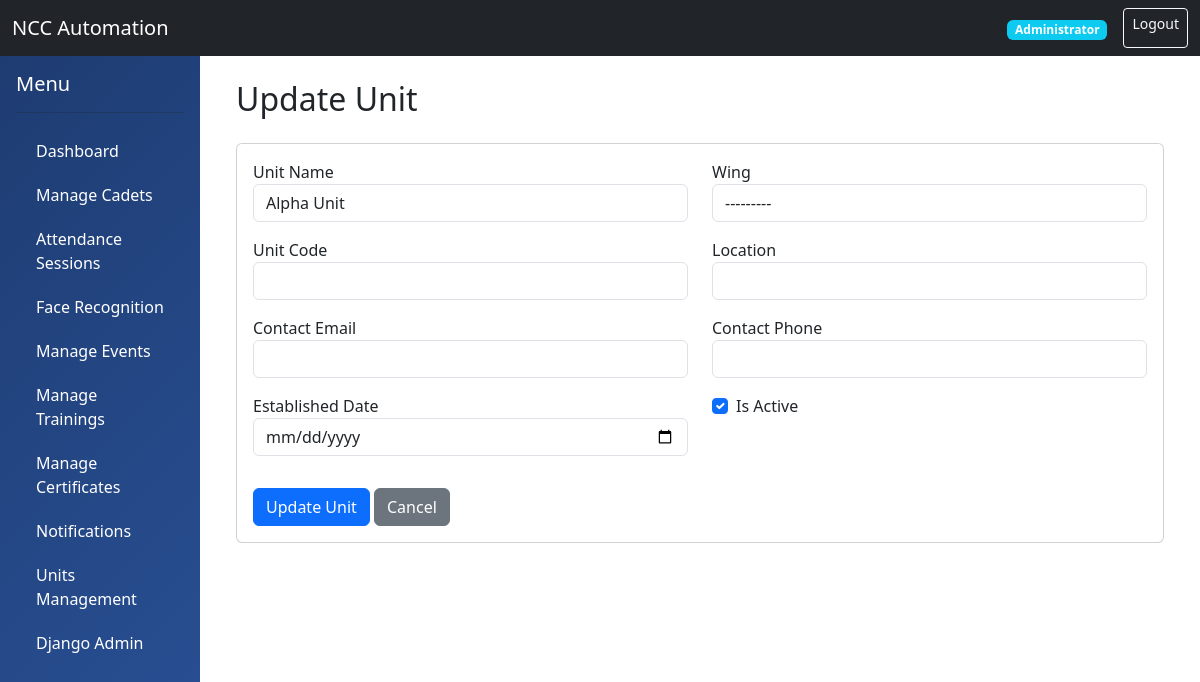
The page /units/2/update/ (signed in) on the database its author committed.
### accounts/models.py (models this page shows, shortened)
class User(AbstractUser):
    ROLE_CHOICES = (
        ('ADMIN', 'Administrator'),
        ('OFFICER', 'NCC Officer'),
        ('CADET', 'Cadet'),
    )
    role = models.CharField(max_length=10, choices=ROLE_CHOICES, default='CADET')
    phone_number = models.CharField(max_length=15, blank=True, null=True)
    profile_picture = models.ImageField(upload_to='profiles/', blank=True, null=True)
    date_of_birth = models.DateField(blank=True, null=True)
    address = models.TextField(blank=True, null=True)
    created_at = models.DateTimeField(auto_now_add=True)
    updated_at = models.DateTimeField(auto_now=True)
    is_active_member = models.BooleanField(default=True)
    class Meta:
        db_table = 'users'
        permissions = (
            ('can_view_all_cadets', 'Can view all cadets'),
            ('can_manage_unit', 'Can manage unit'),
            ('can_mark_attendance', 'Can mark attendance'),
            ('can_create_events', 'Can create events'),
        )

### units/models.py (models this page shows, shortened)
class Unit(models.Model):
    WING_CHOICES = (
        ('ARMY', 'Army Wing'),
        ('NAVY', 'Navy Wing'),
        ('AIR', 'Air Wing'),
    )
    name = models.CharField(max_length=200)
    wing = models.CharField(max_length=10, choices=WING_CHOICES)
    unit_code = models.CharField(max_length=50, unique=True)
    location = models.CharField(max_length=200)
    contact_email = models.EmailField()
    contact_phone = models.CharField(max_length=15)
    established_date = models.DateField(blank=True, null=True)
    is_active = models.BooleanField(default=True)
    created_at = models.DateTimeField(auto_now_add=True)
    class Meta:
        db_table = 'units'
        ordering = ['name']

### units/views.py (the view)
# urls.py: path('<int:pk>/update/', views.unit_update, name='unit_update'),
@admin_required
def unit_update(request, pk):
    unit = get_object_or_404(Unit, pk=pk)
    if request.method == 'POST':
        form = UnitForm(request.POST, instance=unit)
        if form.is_valid():
            form.save()
            messages.success(request, 'Unit updated successfully!')
            return redirect('unit_list')
    else:
        form = UnitForm(instance=unit)
    return render(request, 'units/unit_form.html', {'form': form, 'action': 'Update', 'unit': unit})

### units/forms.py
class UnitForm(forms.ModelForm):
    class Meta:
        model = Unit
        fields = ['name', 'wing', 'unit_code', 'location', 'contact_email',
                  'contact_phone', 'established_date', 'is_active']
        widgets = {
            'name': forms.TextInput(attrs={'class': 'form-control'}),
            'wing': forms.Select(attrs={'class': 'form-control'}),
            'unit_code': forms.TextInput(attrs={'class': 'form-control'}),
            'location': forms.TextInput(attrs={'class': 'form-control'}),
            'contact_email': forms.EmailInput(attrs={'class': 'form-control'}),
            'contact_phone': forms.TextInput(attrs={'class': 'form-control'}),
            'established_date': forms.DateInput(attrs={'class': 'form-control', 'type': 'date'}),
            'is_active': forms.CheckboxInput(attrs={'class': 'form-check-input'}),
        }

### templates/units/unit_form.html (shortened to what this page needs)
{% extends 'base.html' %}
{% block content %}
<div class="container">
    <h2>{{ action }} Unit</h2>
    <div class="card mt-4">
        <div class="card-body">
            <form method="post" enctype="multipart/form-data">
                <div class="row">
                    <div class="col-md-6">
                        <div class="mb-3">
                            <label>Unit Name</label>
                            {{ form.name }}
                        </div>
                    </div>
                    <div class="col-md-6">
                        <div class="mb-3">
                            <label>Wing</label>
                            {{ form.wing }}
                        </div>
                    </div>
                </div>
                <div class="row">
                    <div class="col-md-6">
                        <div class="mb-3">
                            <label>Unit Code</label>
                            {{ form.unit_code }}
                        </div>
                    </div>
                    <div class="col-md-6">
                        <div class="mb-3">
                            <label>Location</label>
                            {{ form.location }}
                        </div>
                    </div>
                </div>
                <div class="row">
                    <div class="col-md-6">
                        <div class="mb-3">
                            <label>Contact Email</label>
                            {{ form.contact_email }}
                        </div>
                    </div>
                    <div class="col-md-6">
                        <div class="mb-3">
                            <label>Contact Phone</label>
                            {{ form.contact_phone }}
                        </div>
                    </div>
                </div>
                <div class="row">
                    <div class="col-md-6">
                        <div class="mb-3">
                            <label>Established Date</label>
                            {{ form.established_date }}
                        </div>
                    </div>
                    <div class="col-md-6">
                        <div class="mb-3 form-check">
                            {{ form.is_active }}
                            <label class="form-check-label">Is Active</label>
                        </div>
                    </div>
                </div>
                <div class="mt-3">
                    <button type="submit" class="btn btn-primary">{{ action }} Unit</button>
                    <a href="{% url 'unit_list' %}" class="btn btn-secondary">Cancel</a>
                </div>
            </form>
        </div>
    </div>
</div>
{% endblock %}

### templates/base.html (shortened to what this page needs)
<!DOCTYPE html>
<html lang="en">
<head>
    <link href="https://cdn.jsdelivr.net/npm/bootstrap@5.3.0/dist/css/bootstrap.min.css" rel="stylesheet">
</head>
<body>
    <nav class="navbar navbar-expand-lg navbar-dark bg-dark">
        <div class="container-fluid">
            <a class="navbar-brand" href="{% url 'dashboard' %}">NCC Automation</a>
            <div class="d-flex">
                {% if user.is_authenticated %}
                <span class="navbar-text me-3">
                    <span class="badge bg-info">{{ user.get_role_display }}</span>
                </span>
                <a href="{% url 'logout' %}" class="btn btn-outline-light btn-sm">Logout</a>
                {% endif %}
            </div>
        </div>
    </nav>
    <div class="container-fluid">
        <div class="row">
            {% if user.is_authenticated %}
            <div class="col-md-2 sidebar p-0">
                <div class="p-3">
                    <h5 class="text-white">Menu</h5>
                    <hr class="bg-white">
                    <a href="{% url 'dashboard' %}">Dashboard</a>
                    {% if user.role != 'CADET' %}
                        <a href="{% url 'cadet_list' %}">Manage Cadets</a>
                        <a href="{% url 'attendance_session_list' %}">Attendance Sessions</a>
                        <a href="{% url 'face_management' %}">Face Recognition</a>
                        <a href="{% url 'event_list' %}">Manage Events</a>
                        <a href="{% url 'training_list' %}">Manage Trainings</a>
                        <a href="{% url 'certificate_list' %}">Manage Certificates</a>
                        <a href="{% url 'notification_list' %}">Notifications</a>
                    {% endif %}
                    {% if user.role == 'ADMIN' %}
                        <a href="{% url 'unit_list' %}">Units Management</a>
                        <a href="/admin/">Django Admin</a>
                    {% endif %}
                </div>
            </div>
            {% endif %}
            <div class="col-md-10 p-4">
                {% block content %}{% endblock %}
            </div>
        </div>
    </div>
</body>
</html>

### templates/base.html (style rules this page uses)
.sidebar { min-height: 100vh; background: linear-gradient(135deg, #1e3c72 0%, #2a5298 100%); }
.sidebar a { color: white; text-decoration: none; padding: 10px 20px; display: block; transition: all 0.3s; }

### rows shown on the page
User: role "Administrator"
Unit: name "Alpha Unit", wing "---------", is_active "☑"

### other values the page prints
{{ action }} "Update"
